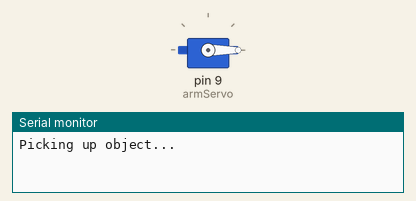
A sketch run on a simulated Arduino Uno, built with avr-gcc and run on an emulated ATmega328P. Shown: servo, the last lines printed to the serial monitor.

Above: at 0.05 s.
At 4.0 s:
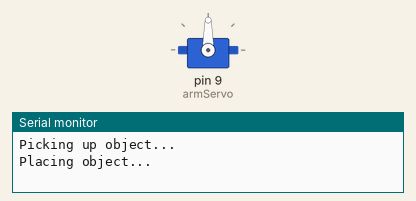
Timing chart, 0 to 5.2 s (numbered marks = the images above):
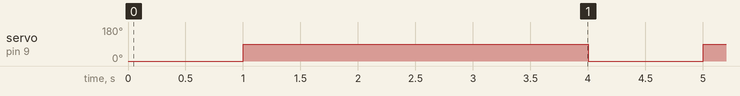

The sketch:

pick_and_place.ino
```cpp
#include <Servo.h>

Servo armServo;
int pickupAngle = 0;
int placeAngle = 90;

void setup() {
  armServo.attach(9);  // Pin connected to the servo motor
  Serial.begin(9600);
}

void loop() {
  Serial.println("Picking up object...");
  armServo.write(pickupAngle);  // Arm moves to pick position
  delay(1000);  // Simulating the time to pick up

  Serial.println("Placing object...");
  armServo.write(placeAngle);  // Arm moves to place position
  delay(1000);  // Simulating placing the object

  delay(2000);  // Wait before repeating
}
```

Measured:
- by itself, servo on pin 9 (armServo): alternates 90° for 3.0 s and 0° for 1.0 s
